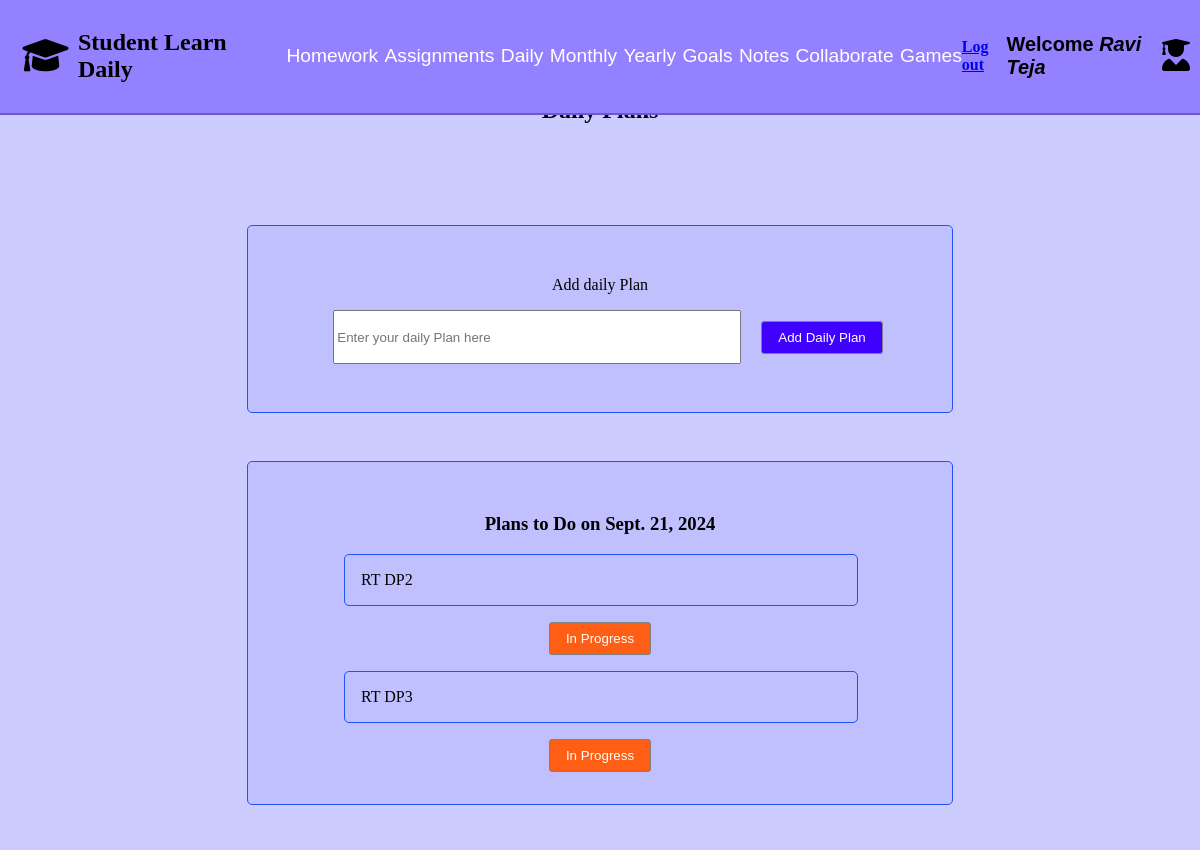
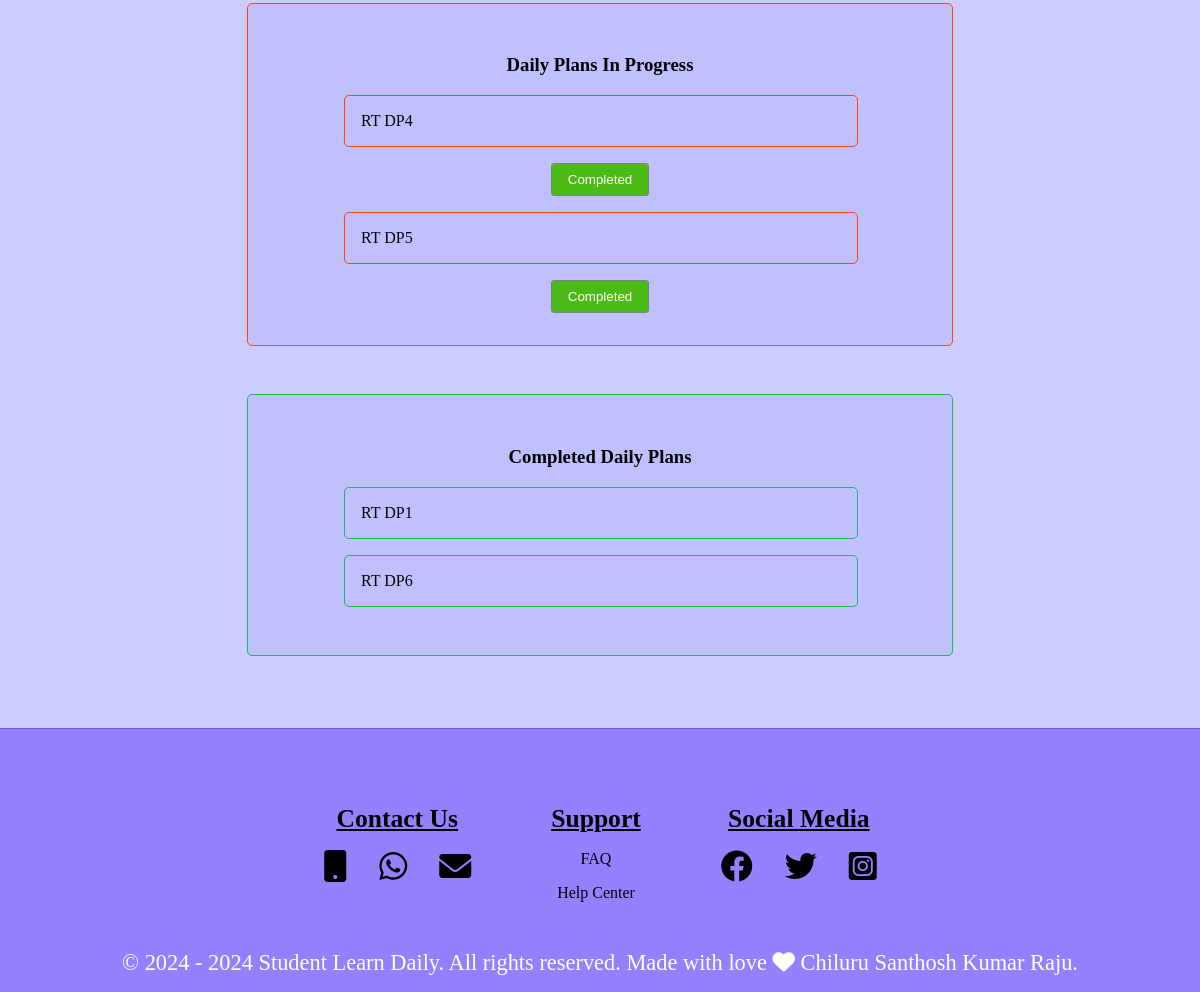
Screenshot of /studentdailypage/7 with the database file from the repository (2 pictures, top to bottom).
### studentregisterapp/models.py (models this page shows, shortened)
class StudentRegistrationModel(AbstractBaseUser, PermissionsMixin):
    first_name = models.CharField(max_length=100)
    last_name = models.CharField(max_length=100)
    email = models.EmailField(unique=True)
    password = models.CharField(max_length=128)  # max_length should be 128 for hashed passwords
    is_active = models.BooleanField(default=True)
    is_staff = models.BooleanField(default=False)  # Required for admin access
    objects = CustomUserManager()
    USERNAME_FIELD = 'email'
    REQUIRED_FIELDS = ['first_name', 'last_name']

### studentdailyapp/models.py (models this page shows, shortened)
class studentdailymodel(models.Model):
    student = models.ForeignKey(StudentRegistrationModel,on_delete=models.CASCADE,null=True,related_name='dailyplans')
    daily_plan = models.TextField(null=True)
    daily_status = models.CharField(max_length=500,null=True,default="To do")

### studentdailyapp/views.py (the view)
# urls.py: path('studentdailypage/<int:student_id>',views.studentdailypage,name='studentdailypage')
def studentdailypage(request,student_id):
    student = get_object_or_404(StudentRegistrationModel, id=student_id)
    student_name = f"{student.first_name} {student.last_name}"
    dailyplans = studentdailymodel.objects.all()
    form = studentdailyplan(request.POST or None)
    today_date = datetime.date.today()
    daily_plan_to_do = studentdailymodel.objects.filter(student=student,daily_status='To do')
    daily_plans_in_progress = studentdailymodel.objects.filter(student=student,daily_status = 'In Progress')
    daily_plans_completed = studentdailymodel.objects.filter(student = student,daily_status='Completed')
    if request.method == 'POST':
        if 'adddailyplan' in request.POST:
            if form.is_valid():
                daily_plan = form.save(commit=False)
                daily_plan.student = student
                daily_plan.save()
                messages.success(request,'Daily plan added successfully.')
                return redirect('studentdailypage',student_id=student_id)
            else:
                messages.error(request,'Form is not valid')
        if 'daily_plan_in_progress' in request.POST:
            daily_plan_id = request.POST.get('daily_id')
            if daily_plan_id:
                daily_plan = get_object_or_404(studentdailymodel,id = daily_plan_id,student=student)
                daily_plan.daily_status = "In Progress"
                daily_plan.save()
                messages.success(request,'Daily plan status updated to In Progress')
                return redirect('studentdailypage',student_id=student_id)
        if 'daily_plan_complete' in request.POST:
            daily_plan_id = request.POST.get('daily_id')
            if daily_plan_id:
                daily_plan = get_object_or_404(studentdailymodel,id = daily_plan_id,student = student)
                daily_plan.daily_status = "Completed"
                daily_plan.save()
                messages.success(request,'Daily plan status updated to Completed')
                return redirect('studentdailypage',student_id=student_id)
    else:
        form = studentdailyplan()
    return render(request,'studentdaily.html',{'student_id':student_id,'student_name':student_name,'form':form,'today_date':today_date,'daily_plan_to_do':daily_plan_to_do,'daily_plans_in_progress':daily_plans_in_progress,'daily_plans_completed':daily_plans_completed})

### studentdailyapp/forms.py
class studentdailyplan(forms.ModelForm):
    class Meta:
        model = studentdailymodel
        fields = ['daily_plan',]
        widgets = {'daily_plan':forms.TextInput(attrs={'placeholder': 'Enter your daily Plan here', 'class': 'Add-daily-plan-input-box'})}

### context_processors/user_context.py (called while the page is built)
def student_context(request):
    student_name = ""
    student_id = request.session.get('student_id')
    if student_id:
        try:
            student = StudentRegistrationModel.objects.get(pk=student_id)
            student_name = f"{student.first_name} {student.last_name}"
        except StudentRegistrationModel.DoesNotExist:
            student_name = ""
    return {
        'student_name': student_name
    }

### Student_Learn_Daily_Project/templates/studentdaily.html (shortened to what this page needs)
{% extends "studentloginbase.html" %}
{% load static %}
{% block css %}
<link rel="stylesheet" href="{% static 'studentdaily.css' %}">
    <link rel="stylesheet" href="https://cdnjs.cloudflare.com/ajax/libs/font-awesome/6.0.0-beta3/css/all.min.css">
    <link rel="stylesheet" href="https://cdnjs.cloudflare.com/ajax/libs/toastr.js/latest/toastr.min.css">
{% endblock css %}
{% block content %}
<section id="student-daily-plan-id" class="Student-daily-plan-section">
    <h2 class="student-daily-heading">Daily Plans</h2>
    <div class="add-daily-plan-form">
        <form class="add-daily-plan-submit-form" method="post">
            <label for="Adname">Add daily Plan</label><br>
            {{ form.daily_plan }}
            <input type="submit" name="adddailyplan" value="Add Daily Plan" class="add-daily-plan-button">
        </form>
    </div>
    <div class="daily-plans-to-do">
        <h3 class="daily-plans-to-do-heading">Plans to Do on {{ today_date }} </h3>
        <div>
            {% if daily_plan_to_do %}
             {% for daily_plan_td in daily_plan_to_do %}
             <p class="daily-plans-to-do-list-p"> {{ daily_plan_td.daily_plan }} </p>
             <form method="post">
                <button type="submit" class="daily-plans-to-do-in-progress-btn" name="daily_plan_in_progress">In Progress</button>
            </form>
            {% endfor %}
            {% else %}
            <p class="daily-plans-to-do-list-p">There are no study plans for today.</p>
            {% endif %}
        </div>
    </div>
    <div class="daily-plan-in-progress">
        <h3 class="daily-plan-in-progress-heading">Daily Plans In Progress</h3>
        <div>
            {% if daily_plans_in_progress %}
            {% for daily_plan_in_p in daily_plans_in_progress  %}
            <p class="daily-plan-in-progress-list-p">  {{ daily_plan_in_p.daily_plan  }} </p>
            <form method="post">
            <button type= "submit" class="daily-plan-complete-btn" name = "daily_plan_complete">Completed</button>
          </form>
            {% endfor %}
            {% else %}
            <p class="daily-plan-in-progress-list-p">No daily plans in progress</p>
            {% endif %}
        </div>
    </div>
    <div class="daily-plans-all-completed">
        <h3 class="assignments-all-completed-heading">Completed Daily Plans</h3>
        <div>
            {% if daily_plans_completed %}
            {% for daily_plan_completed in daily_plans_completed %}
            <p class="daily-plans-completed-list-p"> {{ daily_plan_completed.daily_plan }}  </p>
            {% endfor %}
            {% else %}
            <p class="daily-plans-completed-list-p">No completed plans</p>
            {% endif %}
        </div>
    </div>
</section>
{% endblock content %}

### Student_Learn_Daily_Project/static/studentdaily.css (style rules this page uses)
.Student-daily-plan-section { background-color: #CCCCFF; padding: 1.5rem; }
.student-daily-heading { text-align:center; padding:3.3rem; }
.add-daily-plan-form { width: 100%; max-width: 40rem; height: auto; border: 0.063rem solid #1F51FF; border-radius: 0.3125rem; padding: 2rem; margin: 3rem auto; background-color: #C0C0FF; text-align: center; }
.Add-daily-plan-input-box { width: 25rem; height: 3rem; margin: 1rem; }
.add-daily-plan-button { width: auto; height: auto; padding: 0.5rem 1rem; background-color: #3F00FF; color: #fff; border: 0.1rem solid grey; border-radius: 0.1875rem; cursor: pointer; text-align: center; display: inline-block; }
.daily-plans-to-do-heading { text-align:center; }
.daily-plans-to-do { width: 100%; max-width: 40rem; height: auto; border: 0.063rem solid #1F51FF; border-radius: 0.3125rem; padding: 2rem; margin: 3rem auto; background-color: #C0C0FF; text-align: center; }
.daily-plans-to-do-list-p { border: 0.063rem solid #1F51FF; border-radius: 0.3125rem; width:30rem; height:auto; padding:1rem; margin-left:4rem; text-align:center; text-align: justify; }
.daily-plans-to-do-in-progress-btn { width: auto; height: auto; padding: 0.5rem 1rem; background-color: #FF5F15; color: #fff; border: 0.1rem solid grey; border-radius: 0.1875rem; cursor: pointer; text-align: center; display: inline-block; }
.daily-plan-in-progress { width: 100%; max-width: 40rem; height: auto; border: 0.063rem solid #FF4500; border-radius: 0.3125rem; padding: 2rem; margin: 3rem auto; background-color: #C0C0FF; text-align: center; }
.daily-plan-in-progress-list-p { border: 0.063rem solid #FF4500; border-radius: 0.3125rem; width:30rem; height:auto; padding:1rem; margin-left:4rem; text-align:center; text-align: justify; }
.daily-plan-complete-btn { width: auto; height: auto; padding: 0.5rem 1rem; background-color: #4CBB17; color: #fff; border: 0.1rem solid grey; border-radius: 0.1875rem; cursor: pointer; text-align: center; display: inline-block; }
.daily-plans-all-completed { width: 100%; max-width: 40rem; height: auto; border: 0.063rem solid #1DB954; border-radius: 0.3125rem; padding: 2rem; margin: 3rem auto; background-color: #C0C0FF; text-align: center; }
.daily-plans-completed-list-p { border: 0.063rem solid #1DB954; border-radius: 0.3125rem; width:30rem; height:auto; padding:1rem; margin-left:4rem; text-align:center; text-align: justify; }

### rows the page displays
StudentRegistrationModel: last_login "Sept. 21, 2024"
studentdailymodel: daily_plan "RT DP2"
studentdailymodel: daily_plan "RT DP3"
studentdailymodel: daily_plan "RT DP4"
studentdailymodel: daily_plan "RT DP5"
studentdailymodel: daily_plan "RT DP1"
studentdailymodel: daily_plan "RT DP6"

### other values shown
{{ student_name }} "Ravi Teja"
